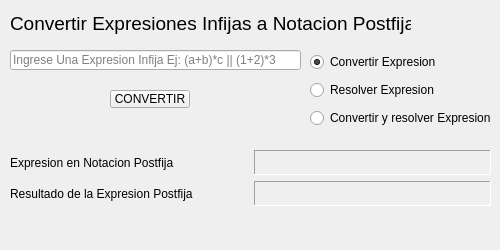
<?xml version="1.0" encoding="UTF-8"?>
<ui version="4.0">
 <class>Widget</class>
 <widget class="QWidget" name="Widget">
  <property name="geometry">
   <rect>
    <x>0</x>
    <y>0</y>
    <width>500</width>
    <height>250</height>
   </rect>
  </property>
  <property name="windowTitle">
   <string>Convertir Expresiones Infijas</string>
  </property>
  <widget class="QLabel" name="label">
   <property name="geometry">
    <rect>
     <x>10</x>
     <y>10</y>
     <width>401</width>
     <height>26</height>
    </rect>
   </property>
   <property name="font">
    <font>
     <pointsize>14</pointsize>
    </font>
   </property>
   <property name="text">
    <string>Convertir Expresiones Infijas a Notacion Postfija</string>
   </property>
  </widget>
  <widget class="QLineEdit" name="lineEdit">
   <property name="geometry">
    <rect>
     <x>10</x>
     <y>50</y>
     <width>291</width>
     <height>20</height>
    </rect>
   </property>
   <property name="placeholderText">
    <string>Ingrese Una Expresion Infija Ej: (a+b)*c || (1+2)*3</string>
   </property>
  </widget>
  <widget class="QPushButton" name="pushButton">
   <property name="geometry">
    <rect>
     <x>110</x>
     <y>90</y>
     <width>80</width>
     <height>18</height>
    </rect>
   </property>
   <property name="text">
    <string>CONVERTIR</string>
   </property>
  </widget>
  <widget class="QWidget" name="layoutWidget">
   <property name="geometry">
    <rect>
     <x>310</x>
     <y>50</y>
     <width>183</width>
     <height>80</height>
    </rect>
   </property>
   <layout class="QVBoxLayout" name="verticalLayout_2">
    <item>
     <widget class="QRadioButton" name="radioButton">
      <property name="text">
       <string>Convertir Expresion</string>
      </property>
      <property name="checked">
       <bool>true</bool>
      </property>
     </widget>
    </item>
    <item>
     <widget class="QRadioButton" name="radioButton_2">
      <property name="text">
       <string>Resolver Expresion</string>
      </property>
     </widget>
    </item>
    <item>
     <widget class="QRadioButton" name="radioButton_3">
      <property name="text">
       <string>Convertir y resolver Expresion</string>
      </property>
     </widget>
    </item>
   </layout>
  </widget>
  <widget class="QWidget" name="layoutWidget">
   <property name="geometry">
    <rect>
     <x>10</x>
     <y>150</y>
     <width>481</width>
     <height>56</height>
    </rect>
   </property>
   <layout class="QHBoxLayout" name="horizontalLayout">
    <item>
     <layout class="QVBoxLayout" name="verticalLayout">
      <item>
       <widget class="QLabel" name="label_4">
        <property name="text">
         <string>Expresion en Notacion Postfija</string>
        </property>
       </widget>
      </item>
      <item>
       <widget class="QLabel" name="label_5">
        <property name="text">
         <string>Resultado de la Expresion Postfija</string>
        </property>
       </widget>
      </item>
     </layout>
    </item>
    <item>
     <layout class="QVBoxLayout" name="verticalLayout_3">
      <item>
       <widget class="QLabel" name="label_2">
        <property name="font">
         <font>
          <pointsize>12</pointsize>
         </font>
        </property>
        <property name="frameShape">
         <enum>QFrame::Panel</enum>
        </property>
        <property name="frameShadow">
         <enum>QFrame::Sunken</enum>
        </property>
        <property name="text">
         <string/>
        </property>
       </widget>
      </item>
      <item>
       <widget class="QLabel" name="label_3">
        <property name="font">
         <font>
          <pointsize>12</pointsize>
         </font>
        </property>
        <property name="frameShape">
         <enum>QFrame::Panel</enum>
        </property>
        <property name="frameShadow">
         <enum>QFrame::Sunken</enum>
        </property>
        <property name="text">
         <string/>
        </property>
       </widget>
      </item>
     </layout>
    </item>
   </layout>
  </widget>
 </widget>
 <resources/>
 <connections/>
</ui>
